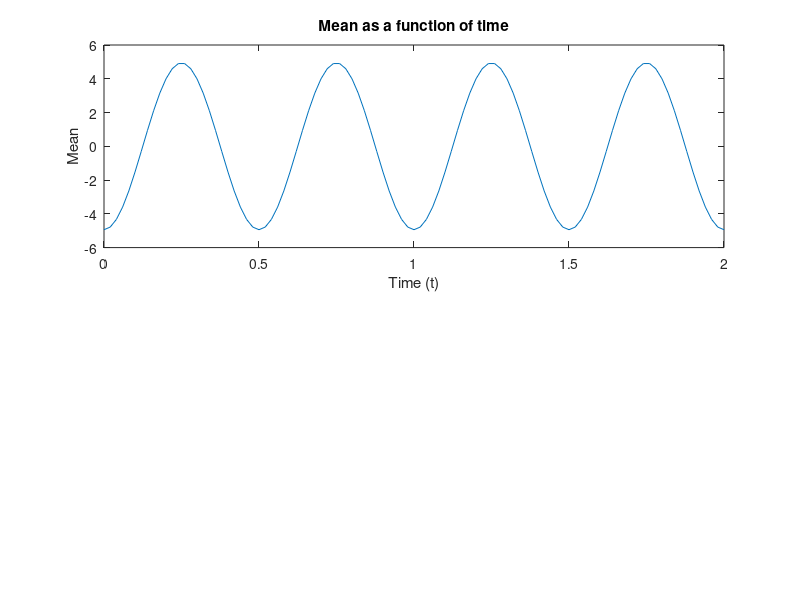
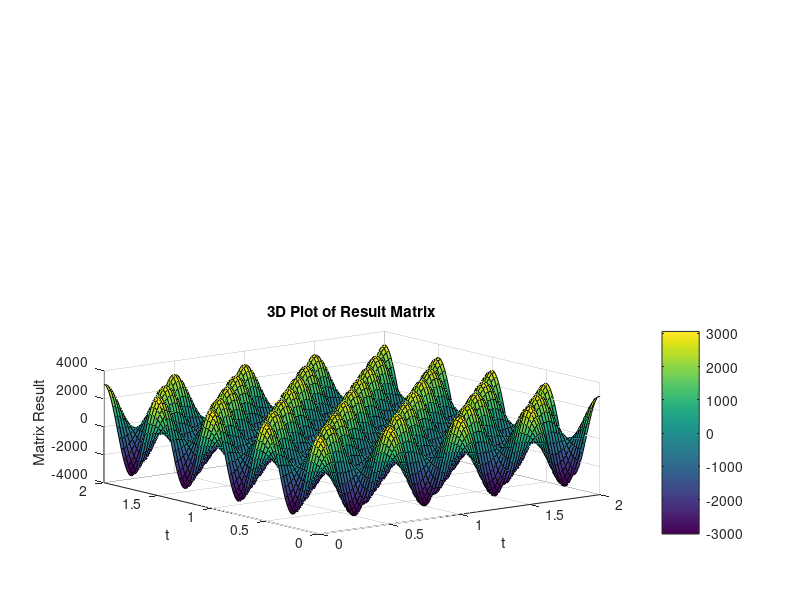

Here is the MATLAB script that generated these plots, in order:
clc;

num_of_samples = 1e2;
required_mean = -5;
required_vaiance = 5; % sigma = 2
sigma = sqrt(required_vaiance);

z = randn(1, num_of_samples);
A = sigma*z + required_mean;

t = linspace(0, 2, 101);

% Use element-wise multiplication to create a matrix Z
%W = A' * cos(4 * pi * t);

f = @(t) A' * cos(4 * pi * t);

save('RP_W(t).mat', 'W', 't');

% Calculate the mean as a function of time
mean_Z = mean(f(t));


resultMatrix = zeros(length(t), length(t));

for i = 1:length(t)
    for j = 1:length(t)
        vector1 = f(t(i));
        vector2 = f(t(j));
        resultMatrix(i, j) = mean(dot(vector1, vector2));
    end
end







% Plot mean
figure;
subplot(2,1,1);
plot(t, mean_Z);
xlabel('Time (t)');
ylabel('Mean');
title('Mean as a function of time');


% Plot 3D representation of resultMatrix
figure;
subplot(2,1,2);
[X, Y] = meshgrid(t, t);
surf(X, Y, resultMatrix);
xlabel('t');
ylabel('t');
zlabel('Matrix Result');
title('3D Plot of Result Matrix');
colorbar;  % Display colorbar
